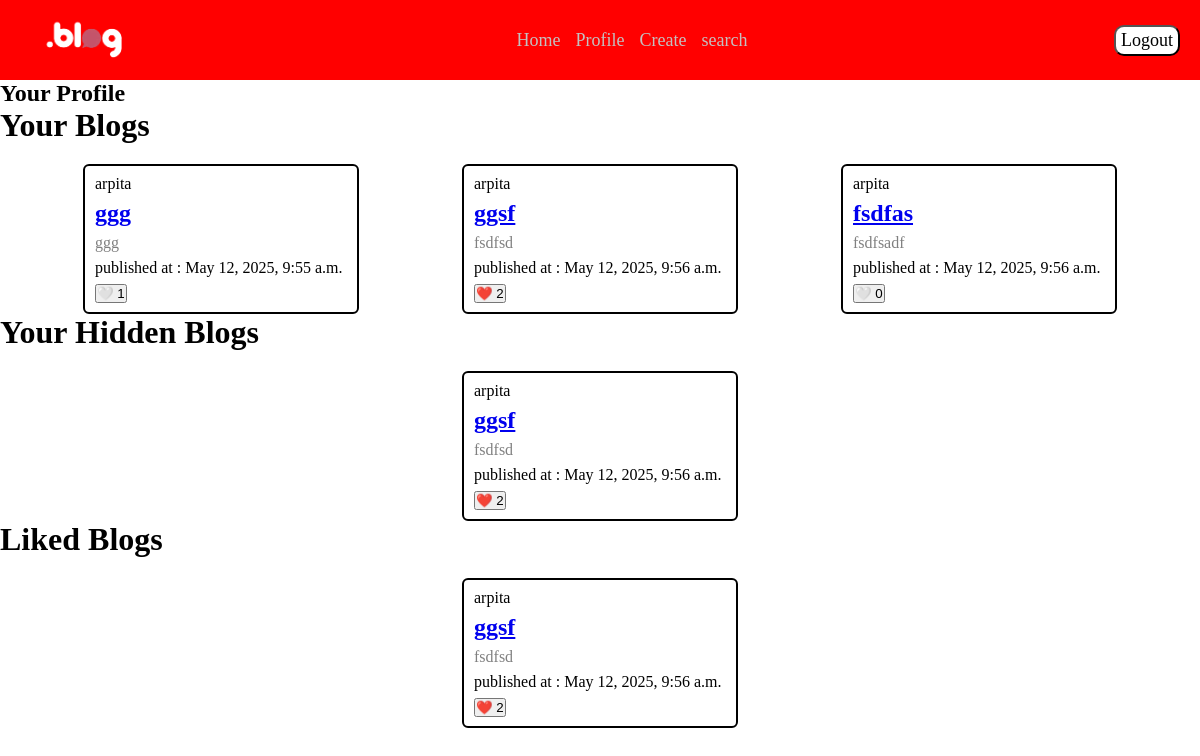
The app's page /profile/ (signed in), older data.
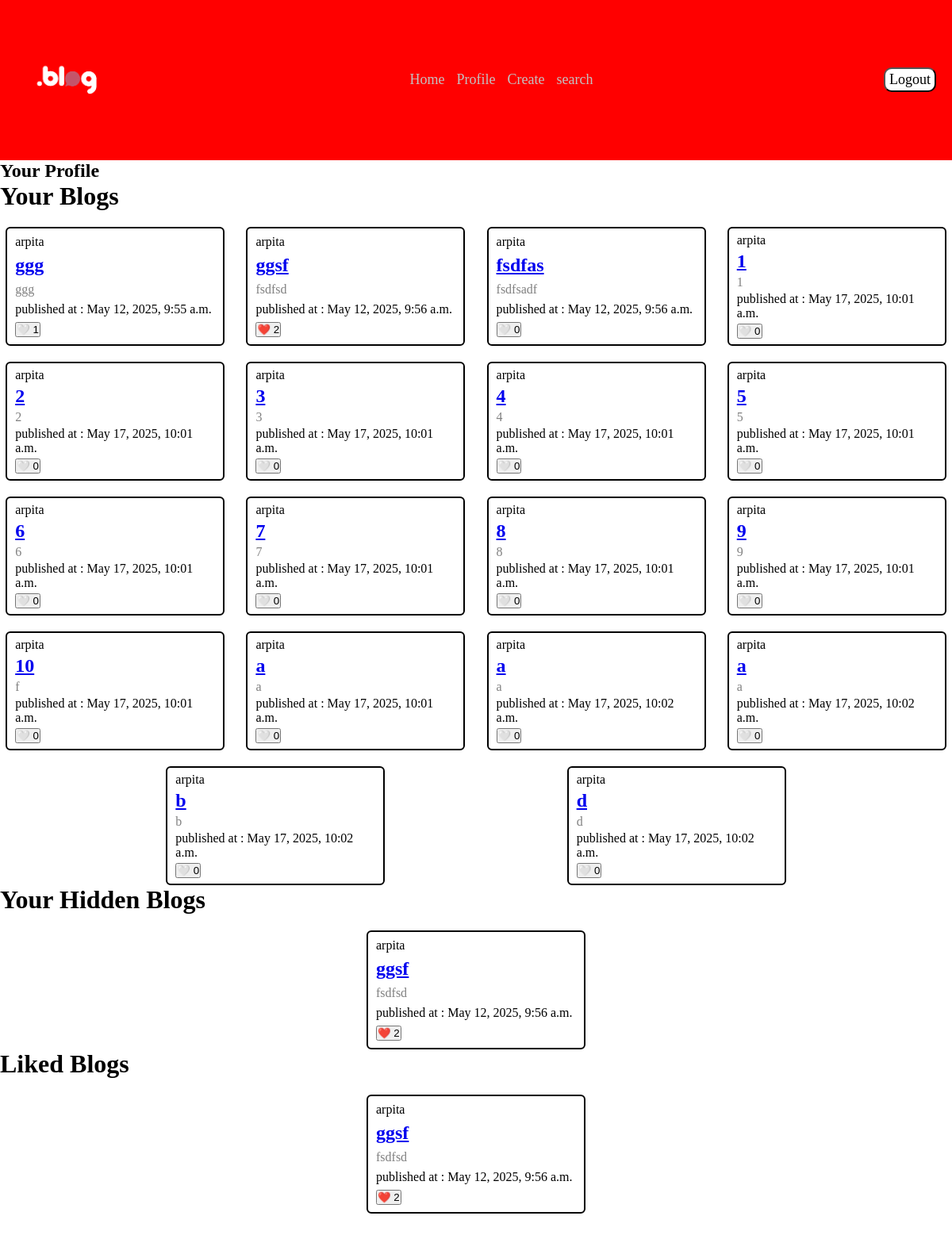
The same page, newer data.
### basic/models.py (models this page shows, shortened)
class Blog(models.Model):
    title = models.CharField(max_length=100)
    content = models.TextField()
    is_published = models.BooleanField(default=False)
    created_at = models.DateTimeField(auto_now_add=True)
    like = models.IntegerField(default=0)
    user = models.ForeignKey(
        settings.AUTH_USER_MODEL,
        on_delete=models.CASCADE, # agar user delete hua to uske sarey blogs delete ho jayenge.
        default= None,
    )

### user/models.py (models this page shows)
class CustomUser(AbstractUser):
    email = models.EmailField(max_length=255,unique=True)

### userprofile/views.py (the view)
# urls.py: path('profile/',profile_view,name='profile_view')
def profile_view(request):
    is_logged_in = check_login_view(request)
    if is_logged_in:
        my_blogs = Blog.objects.filter(user=request.user)
        profile = UserProfile.objects.get(user=request.user)
        liked_blogs = Blog.objects.filter(
            id__in=json.loads(profile.liked_blog_ids))
        hidden_blogs = Blog.objects.filter(is_published__exact = False)
        context = {
            "is_logged_in": is_logged_in,
            "my_blogs": my_blogs,
            "liked_list": json.loads(profile.liked_blog_ids),
            "liked_blogs" : liked_blogs,
            "hidden_blogs" : hidden_blogs
        }
        return render(request, 'userprofile/userprofile.html', context=context)
    else:
        return HttpResponseRedirect('/')

### user/views.py (called while the page is built)
def check_login_view(request):
    if request.user.is_authenticated:
        return True
    else:
        return False

### userprofile/templates/userprofile/userprofile.html (shortened to what this page needs)
{% extends "basic/base.html" %}
{% load static %}
{% block "styleSheet" %}
{{block.super}}
<link rel="stylesheet" href="{% static 'basic/css/blogCard.css' %}">
{% endblock "styleSheet" %}
{% block "mainContent" %}
<h2>Your Profile</h2>
<h1>Your Blogs</h1>
<div class="blog-card-container">
{% include "basic/components/cards.html" with blogs=my_blogs %}
</div>
<h1>Your Hidden Blogs</h1>
<div class="blog-card-container">
{% include "basic/components/cards.html" with blogs=hidden_blogs %}
</div>
{% if liked_blogs|length == 0 %}
<h2>No Liked Blogs</h2>
{% else %}
<h1>Liked Blogs</h1>
<div class="blog-card-container">
{% include "basic/components/cards.html" with blogs=liked_blogs %}
</div>
{% endif %}
{% endblock "mainContent" %}

### basic/templates/basic/components/cards.html (shortened to what this page needs)
{% for item in blogs %}
<div class="blog-card">
    {{item.user.username}}
    <h2 class='cursor-pointer'><a href="{% url 'blog_content_view' item.id 'no' %}">{{item.title}}</a></h2>
    <p>{{item.content|truncatewords:15}}</p>
    <span>published at : {{item.created_at}}</span>
    <form method='POST' action="{% url 'update_like_count_view' item.id %}">
        {% if item.id in liked_list %}
             <button type="submit">❤️ {{item.like}}</button>
        {% else %}
             <button type="submit">🤍 {{item.like}}</button>
        {% endif %}
    </form>
</div>
{% endfor %}

Row changes from the older to the newer data that the page shows:
added Blog: user.username "arpita", title "1", content "1", created_at "May 17, 2025, 10:01 a.m.", like "0"
added Blog: user.username "arpita", title "2", content "2", created_at "May 17, 2025, 10:01 a.m.", like "0"
added Blog: user.username "arpita", title "3", content "3", created_at "May 17, 2025, 10:01 a.m.", like "0"
added Blog: user.username "arpita", title "4", content "4", created_at "May 17, 2025, 10:01 a.m.", like "0"
added Blog: user.username "arpita", title "5", content "5", created_at "May 17, 2025, 10:01 a.m.", like "0"
added Blog: user.username "arpita", title "6", content "6", created_at "May 17, 2025, 10:01 a.m.", like "0"
added Blog: user.username "arpita", title "7", content "7", created_at "May 17, 2025, 10:01 a.m.", like "0"
added Blog: user.username "arpita", title "8", content "8", created_at "May 17, 2025, 10:01 a.m.", like "0"
added Blog: user.username "arpita", title "9", content "9", created_at "May 17, 2025, 10:01 a.m.", like "0"
added Blog: user.username "arpita", title "10", content "f", created_at "May 17, 2025, 10:01 a.m.", like "0"
added Blog: user.username "arpita", title "a", content "a", created_at "May 17, 2025, 10:01 a.m.", like "0"
added Blog: user.username "arpita", title "a", content "a", created_at "May 17, 2025, 10:02 a.m.", like "0"
added Blog: user.username "arpita", title "a", content "a", created_at "May 17, 2025, 10:02 a.m.", like "0"
added Blog: user.username "arpita", title "b", content "b", created_at "May 17, 2025, 10:02 a.m.", like "0"
added Blog: user.username "arpita", title "d", content "d", created_at "May 17, 2025, 10:02 a.m.", like "0"
